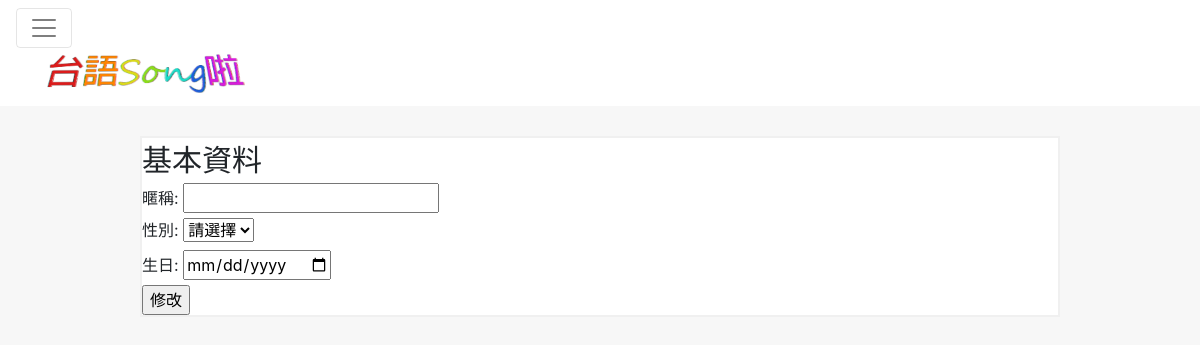
The page /userinfoedit/ (signed in) on the database as committed earlier.
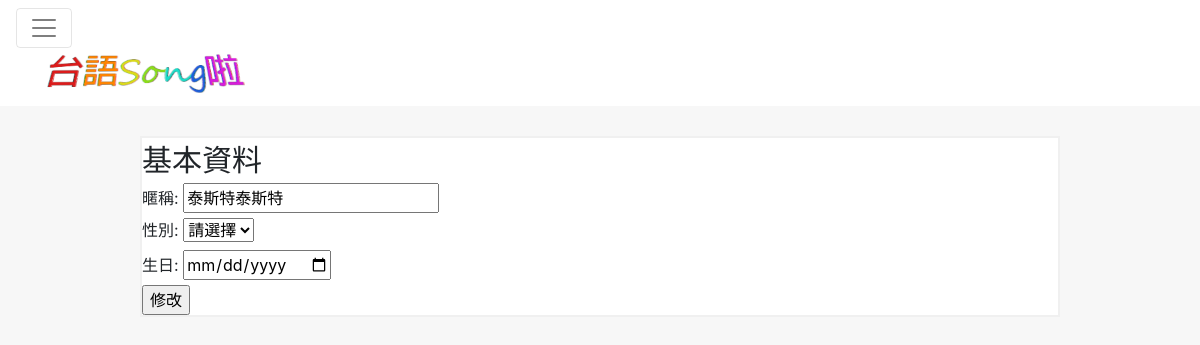
The same page on the database as committed later.
### mainsite/models.py (models this page shows, shortened)
class Profile(models.Model):
	user = models.OneToOneField(User, on_delete=models.CASCADE)
	nickname = models.CharField(max_length=20, blank=True)
	gender = models.NullBooleanField()
	birthdate = models.DateField(null=True, blank=True)
	profileImg = models.ImageField(null=True, blank=True)

### mainsite/views.py (the view)
# urls.py: url(r'^userinfoedit/$', userinfoEdit),
def userinfoEdit(request):
	template = 'userinfoedit.html'
	args = {}
	username = request.user.username
	user = User.objects.get(username=username)
	userinfo = Profile.objects.get(user=user)
	args['user'] = user
	args['userinfo'] = userinfo
	return render(request, template, args)

### templates/userinfoedit.html (shortened to what this page needs)
{% extends 'base.html' %}
{% block content %}
<div class="row">
	<div class="col-md-10 offset-md-1">
		<div class="my-block">
			<span style="font-size:30px;">基本資料</span>
			<form action="/userinfo/{{ user.username }}/" method="POST">
				<label for="nickname">暱稱: </label>
				<input type="text" name="nickname" value="{{ userinfo.nickname }}"><br>
				<label for="gender">性別: </label>
				<select name="gender">
					<option value="-1" selected disabled>請選擇</option>
				</select><br>
				<label for="birthdate">生日: </label>
				<input type="date" name="birthdate"><br>
				<input type="submit" value="修改">
			</form>
		</div>
	</div>
</div>
{% endblock %}

### templates/base.html (shortened to what this page needs)
{% load static %}
<!DOCTYPE html>
<html>
<head>
	<link rel="stylesheet" href="https://maxcdn.bootstrapcdn.com/bootstrap/4.0.0-alpha.6/css/bootstrap.min.css">
	<link rel="stylesheet" type="text/css" href="/static/myown.css?{% now 'U' %}">
</head>
<body>
	<nav class="navbar navbar-toggleable-md navbar-light" style="background-color: white; margin-bottom: 30px;">
		<button class="navbar-toggler navbar-toggler-right" type="button" data-toggle="collapse" data-target="#navbarSupportedContent" aria-controls="navbarSupportedContent" aria-expanded="false" aria-label="Toggle navigation">
			<span class="navbar-toggler-icon"></span>
		</button>
		<div class="container">
			<a class="navbar-brand" href="/"><img alt="brand" src="{% static 'images/台語Song啦1.0.png' %}" height="40"></a>
		</div>
	</nav>
	<div class="container">
		{% block content %}{% endblock %}
	</div>
</body>
</html>

### static/myown.css (style rules this page uses)
body { background-color: #F7F7F7; }
.my-block { background-color: white; border: 2px solid #F0F0F0; }
button { margin-right: 5px; }

Rows that differ between the two databases and show on the page:
now on this page (row edited): Profile: nickname "泰斯特泰斯特"
